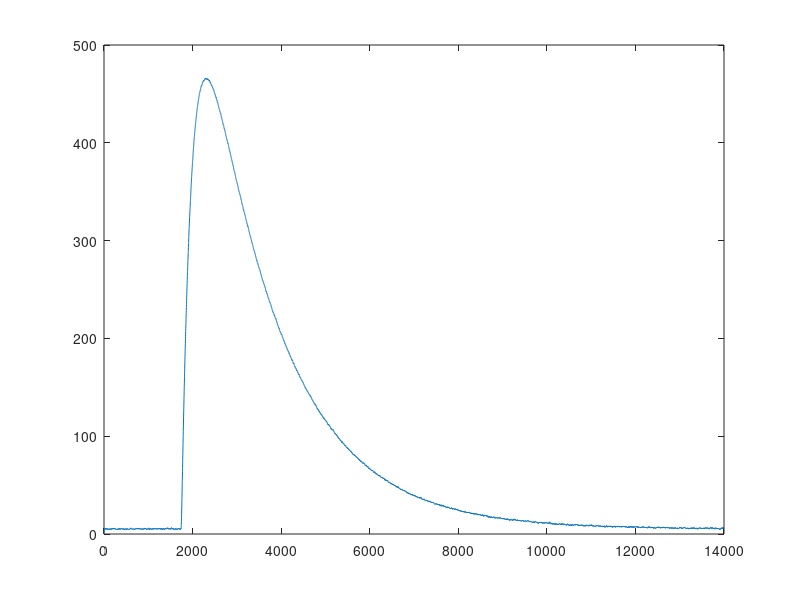
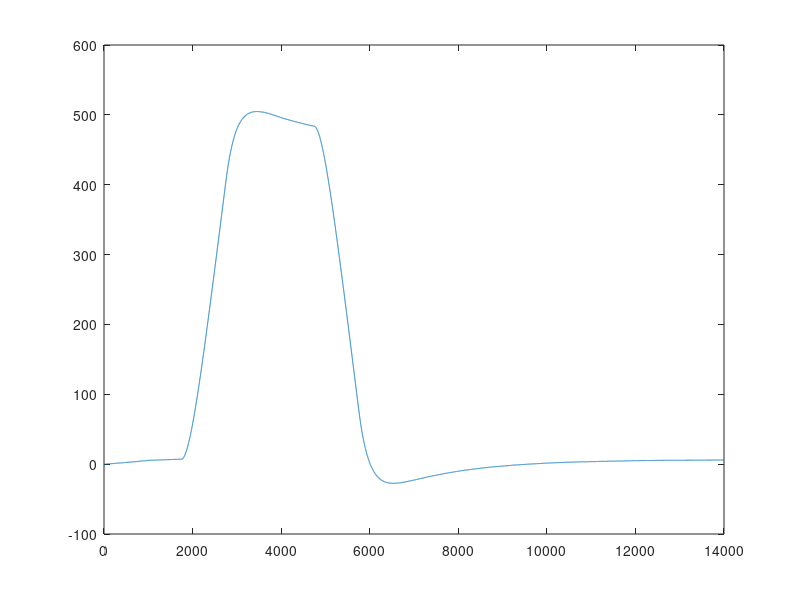

The MATLAB script that drew these images, in order:
clc; close all; clear all;

%Expresses the initial quantity
load adc1_10.txt
data=adc1_10(4001:18000);
data=0.1*data';
%save('dat.txt','data')


%Moving Average Filter
 windowSize = 10;
b = (1/windowSize)*ones(1,windowSize);
a = 1;
y1 = filter(b,a,data);
data=y1;
Signal=data;



SampleNo = 18000-4000 ;
ts=linspace(0,SampleNo-1,SampleNo);
%ts=ts';
%dlmwrite('y.txt',data')
%dlmwrite('ts.txt',ts')
%save('pqfile.txt','ts','data','-ascii')
%data=data';
%ts=ts';
[Max_val,Index]=max(data);
expp=data(Index:end);
expp1=data(1:Index);
ts1=ts(Index:end);
T_decay=abs((-(ts1)/log(expp)));
T_decay_cal=(max(find(expp>=Max_val*0.3678))-2);
%T_rise_cal=max(find(expp1>=Max_val*0.6322));
%T_rise=-ts/(log((exp(-ts/T_decay)-Signal)));
T_rise=0.4;

%figure,plot(data(900:2000))
figure,plot(data)

%filter parameters
%pulse period
Tpprd = 100;
%clock period [usec]
Tclk = 1./50;
Tclkn = Tclk*1e-6;
%high pass filter differentiation constant
% Taud1 = 2;
% Taud2 = 2;
Taupk = 20;
Taupk_top = 40;
val1=1/T_decay_cal;
val2=1/real(T_rise);
a = exp(-val1);
b = exp(-val2);
na = (Taupk/Tclk);
nad = na-3;
nb = (Taupk_top+Taupk)/Tclk;
nbd = nb-3;
z = tf('z', Tclk);
% Trapezoidal filter Z-transfer function
A=(1-(b*(z^-1)));
B=(1-(a*(z^-1)));
C=( (1-z^-na)/(1-z^-1));
D=( (1-z^-nb)/(1-z^-1));
E=z^-1/na;
F=(a-a*b)*(z^-2);

hz1=A*B*C*D*E*F;
[hznum1, hzden1, Ts1] = tfdata(hz1,'v');

Signal_reconstrcuted =(exp(-ts/T_decay)-exp(-ts/T_rise));

xf1=filter(hznum1,hzden1,data);
figure,plot(xf1)

%figure,plot(Signal_reconstrcuted)